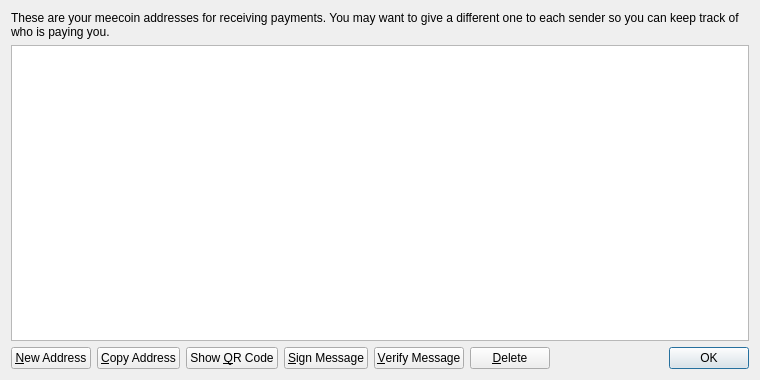
<?xml version="1.0" encoding="UTF-8"?>
<ui version="4.0">
 <class>AddressBookPage</class>
 <widget class="QWidget" name="AddressBookPage">
  <property name="geometry">
   <rect>
    <x>0</x>
    <y>0</y>
    <width>760</width>
    <height>380</height>
   </rect>
  </property>
  <property name="windowTitle">
   <string>Address Book</string>
  </property>
  <layout class="QVBoxLayout" name="verticalLayout">
   <item>
    <widget class="QLabel" name="labelExplanation">
     <property name="text">
      <string>These are your meecoin addresses for receiving payments. You may want to give a different one to each sender so you can keep track of who is paying you.</string>
     </property>
     <property name="textFormat">
      <enum>Qt::PlainText</enum>
     </property>
     <property name="wordWrap">
      <bool>true</bool>
     </property>
    </widget>
   </item>
   <item>
    <widget class="QTableView" name="tableView">
     <property name="contextMenuPolicy">
      <enum>Qt::CustomContextMenu</enum>
     </property>
     <property name="toolTip">
      <string>Double-click to edit address or label</string>
     </property>
     <property name="tabKeyNavigation">
      <bool>false</bool>
     </property>
     <property name="alternatingRowColors">
      <bool>true</bool>
     </property>
     <property name="selectionMode">
      <enum>QAbstractItemView::SingleSelection</enum>
     </property>
     <property name="selectionBehavior">
      <enum>QAbstractItemView::SelectRows</enum>
     </property>
     <property name="sortingEnabled">
      <bool>true</bool>
     </property>
     <attribute name="verticalHeaderVisible">
      <bool>false</bool>
     </attribute>
    </widget>
   </item>
   <item>
    <layout class="QHBoxLayout" name="horizontalLayout">
     <item>
      <widget class="QPushButton" name="newAddressButton">
       <property name="toolTip">
        <string>Create a new address</string>
       </property>
       <property name="text">
        <string>&amp;New Address</string>
       </property>
       <property name="icon">
        <iconset resource="../bitcoin.qrc">
         <normaloff>:/icons/add</normaloff>:/icons/add</iconset>
       </property>
      </widget>
     </item>
     <item>
      <widget class="QPushButton" name="copyToClipboard">
       <property name="toolTip">
        <string>Copy the currently selected address to the system clipboard</string>
       </property>
       <property name="text">
        <string>&amp;Copy Address</string>
       </property>
       <property name="icon">
        <iconset resource="../bitcoin.qrc">
         <normaloff>:/icons/editcopy</normaloff>:/icons/editcopy</iconset>
       </property>
      </widget>
     </item>
     <item>
      <widget class="QPushButton" name="showQRCode">
       <property name="text">
        <string>Show &amp;QR Code</string>
       </property>
       <property name="icon">
        <iconset resource="../bitcoin.qrc">
         <normaloff>:/icons/qrcode</normaloff>:/icons/qrcode</iconset>
       </property>
      </widget>
     </item>
     <item>
      <widget class="QPushButton" name="signMessage">
       <property name="toolTip">
        <string>Sign a message to prove you own a Bitcoin address</string>
       </property>
       <property name="text">
        <string>&amp;Sign Message</string>
       </property>
       <property name="icon">
        <iconset resource="../bitcoin.qrc">
         <normaloff>:/icons/edit</normaloff>:/icons/edit</iconset>
       </property>
      </widget>
     </item>
     <item>
      <widget class="QPushButton" name="verifyMessage">
       <property name="toolTip">
        <string>Verify a message to ensure it was signed with a specified Bitcoin address</string>
       </property>
       <property name="text">
        <string>&amp;Verify Message</string>
       </property>
       <property name="icon">
        <iconset resource="../bitcoin.qrc">
         <normaloff>:/icons/transaction_0</normaloff>:/icons/transaction_0</iconset>
       </property>
      </widget>
     </item>
     <item>
      <widget class="QPushButton" name="deleteButton">
       <property name="toolTip">
        <string>Delete the currently selected address from the list. Only sending addresses can be deleted.</string>
       </property>
       <property name="text">
        <string>&amp;Delete</string>
       </property>
       <property name="icon">
        <iconset resource="../bitcoin.qrc">
         <normaloff>:/icons/remove</normaloff>:/icons/remove</iconset>
       </property>
      </widget>
     </item>
     <item>
      <spacer name="horizontalSpacer">
       <property name="orientation">
        <enum>Qt::Horizontal</enum>
       </property>
       <property name="sizeHint" stdset="0">
        <size>
         <width>40</width>
         <height>20</height>
        </size>
       </property>
      </spacer>
     </item>
     <item>
      <widget class="QDialogButtonBox" name="buttonBox">
       <property name="sizePolicy">
        <sizepolicy hsizetype="Maximum" vsizetype="Fixed">
         <horstretch>0</horstretch>
         <verstretch>0</verstretch>
        </sizepolicy>
       </property>
       <property name="standardButtons">
        <set>QDialogButtonBox::Ok</set>
       </property>
      </widget>
     </item>
    </layout>
   </item>
  </layout>
 </widget>
 <resources>
  <include location="../bitcoin.qrc"/>
 </resources>
 <connections/>
</ui>
